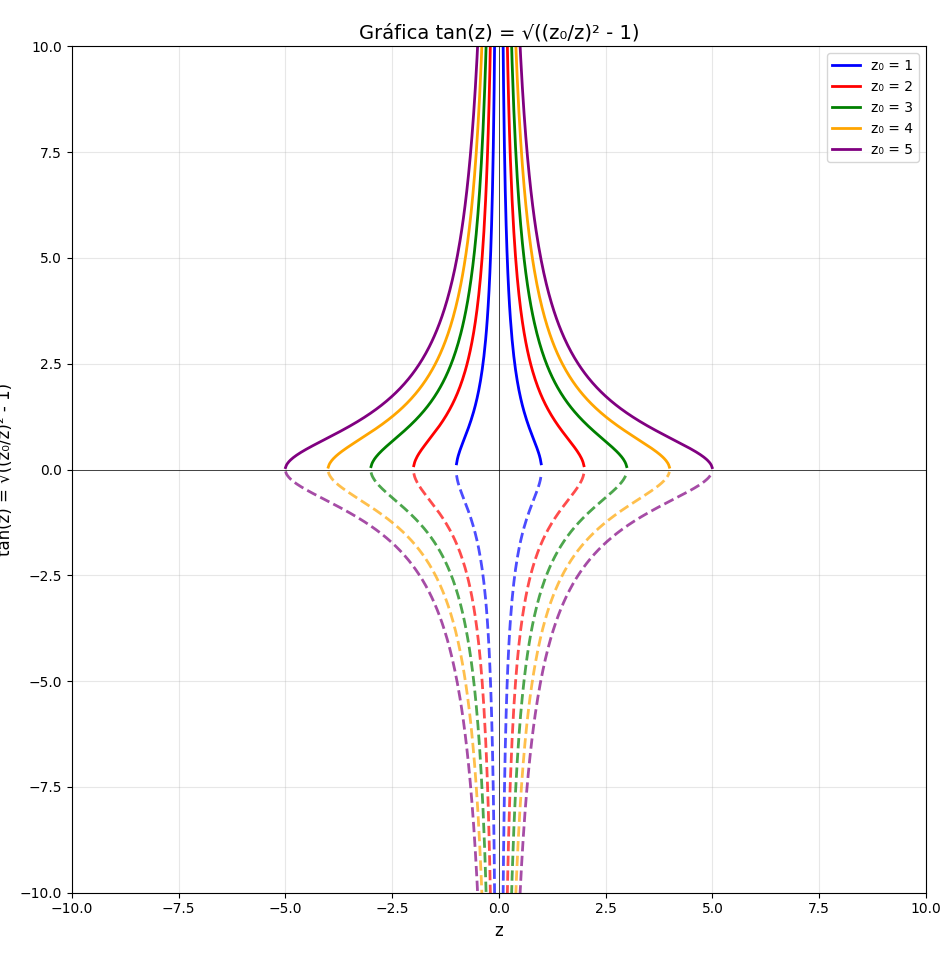

The Python source for this figure:
import numpy as np
import matplotlib.pyplot as plt
from matplotlib.patches import Rectangle

def calculate_function(z, z0):
    """
    Calcula tan(z) = sqrt((z0/z)^2 - 1)
    Maneja los casos donde la función no está definida o es compleja
    """
    # Evitar división por cero
    z = np.where(z == 0, np.nan, z)
    
    # Calcular (z0/z)^2 - 1
    ratio_squared = (z0 / z) ** 2
    argument = ratio_squared - 1
    
    # Solo tomar valores reales donde el argumento es >= 0
    result = np.where(argument >= 0, np.sqrt(argument), np.nan)
    
    return result

# Configurar los valores de z
z = np.linspace(-10, 10, 1000)
z = z[z != 0]  # Remover z = 0 para evitar división por cero

# Diferentes valores de z0 para graficar
z0_values = [1, 2, 3, 4, 5]
colors = ['blue', 'red', 'green', 'orange', 'purple']

# Crear la figura
plt.figure(figsize=(12, 8))

# Graficar para cada valor de z0
for i, z0 in enumerate(z0_values):
    y = calculate_function(z, z0)
    plt.plot(z, y, color=colors[i], label=f'z₀ = {z0}', linewidth=2)
    
    # También graficar la función negativa (ya que sqrt puede ser ±)
    plt.plot(z, -y, color=colors[i], linestyle='--', alpha=0.7, linewidth=2)

# Configurar el gráfico
plt.xlabel('z', fontsize=12)
plt.ylabel('tan(z) = √((z₀/z)² - 1)', fontsize=12)
plt.title('Gráfica tan(z) = √((z₀/z)² - 1)', fontsize=14)
plt.grid(True, alpha=0.3)
plt.legend(fontsize=10)
plt.ylim(-10, 10)
plt.xlim(-10, 10)

# Añadir líneas de referencia
plt.axhline(y=0, color='black', linewidth=0.5)
plt.axvline(x=0, color='black', linewidth=0.5)

# Mejorar la presentación
plt.tight_layout()

# Mostrar información adicional
print("Información sobre la función tan(z) = √((z₀/z)² - 1):")
print("- Las líneas sólidas representan la raíz positiva")
print("- Las líneas punteadas representan la raíz negativa")
print("- La función solo está definida donde (z₀/z)² ≥ 1")
print("- Esto significa |z| ≤ |z₀|")
print("- Hay asíntotas verticales en z = ±z₀")

plt.show()

# Crear un segundo gráfico mostrando las regiones de definición
plt.figure(figsize=(10, 6))

z_fine = np.linspace(-6, 6, 2000)
z_fine = z_fine[z_fine != 0]

for i, z0 in enumerate([2, 4]):
    # Calcular donde la función está definida
    defined_mask = np.abs(z_fine) <= z0
    z_defined = z_fine[defined_mask]
    y_defined = calculate_function(z_defined, z0)
    
